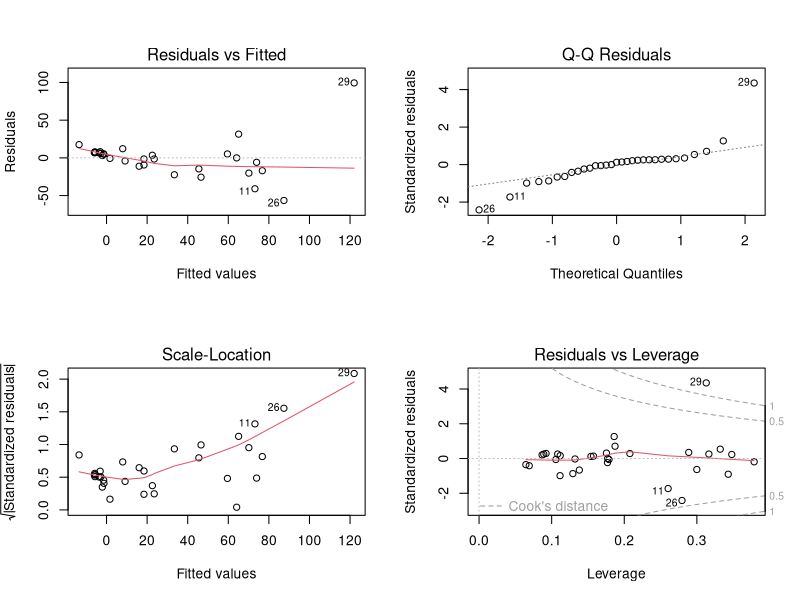
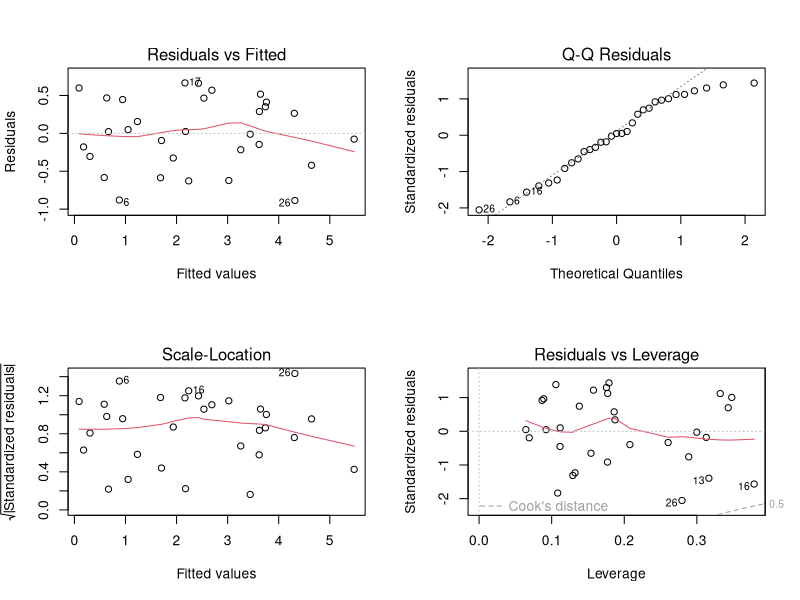

The R source for these figures, in order:
## ---- chunk 1
knitr::opts_chunk$set(echo = TRUE)
## ---- chunk 2
require(ggplot2)
data=read.table("moutarde.txt",header=TRUE)
attach(data)
summary(data)

## ---- chunk 3
res = lm(RC ~ .,data)
summary(res)
anova(res)
## ---- chunk 4
library(car)
vif(res)
## ---- chunk 5
par(mfrow=c(2,2))
plot(res)
## ---- chunk 6
res = lm(log(RC) ~ .,data)
par(mfrow=c(2,2))
plot(res)
shapiro.test(res$residuals)
## ---- chunk 7
summary(res)
## ---- chunk 8
res4 = lm(log(RC) ~ PR+LT,data) 
anova(res4,res)
## ---- chunk 9
res4 = lm(log(RC) ~ PR+PA,data) 
anova(res4,res)
## ---- chunk 10
#ozone2 = ozone[,-c(1,13,14)]
